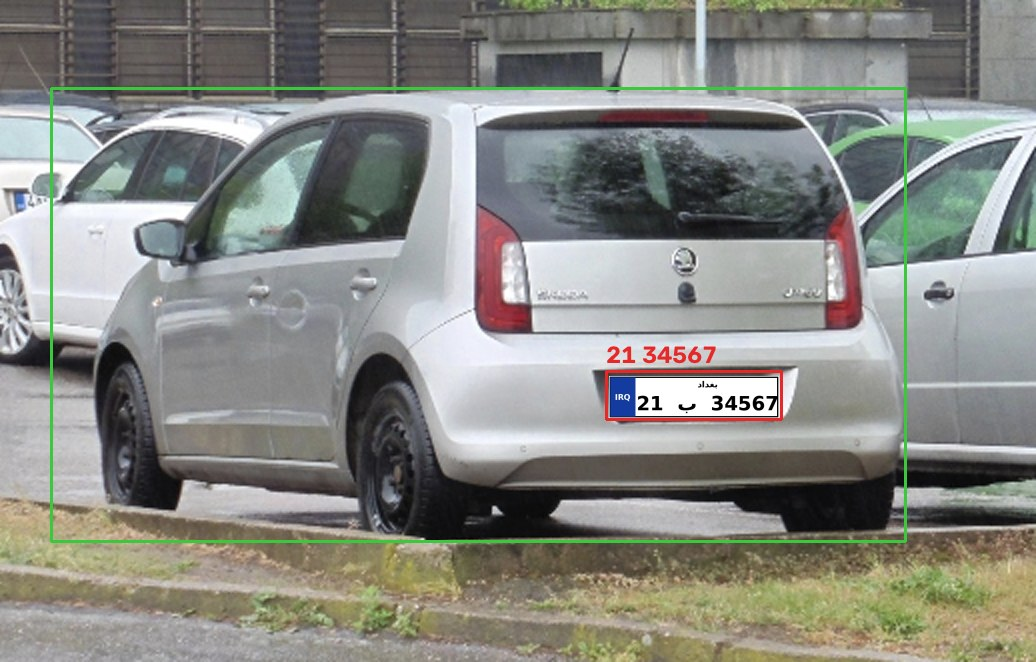
#> input picture examples/arabic_plate_search/001_frame.jpg, 1036 x 662 px
$ python make_plate_sample.py ../examples/arabic_plate_search/001_frame.jpg ../examples/arabic_plate_search/001_plate.jpg
#> lines starting #> are read from the running program, lines starting #| are printed output that depends on the picture; after the words box and inside, x2 and y2 are one past the last pixel; in counts of white or black regions, pixels touching at a corner belong together
"""Build a synthetic 'DVR' clip: a car with a readable plate drives past twice.

    python tests/make_plate_sample.py car.png out.mp4
"""
import sys

import cv2
import numpy as np

car_path, out = sys.argv[1], sys.argv[2]
car = cv2.imread(car_path)
#> car is the input picture: shape (662, 1036, 3); mean B, G, R 131.4, 137.6, 136.3
W, H, FPS, SECONDS = 1280, 720, 25, 60
passes = [(5.0, 9.0), (40.0, 44.0)]  # seconds when the car is in view
rng = np.random.default_rng(0)
bg = np.full((H, W, 3), 90, np.uint8)
cv2.rectangle(bg, (0, 380), (W, H), (60, 60, 60), -1)
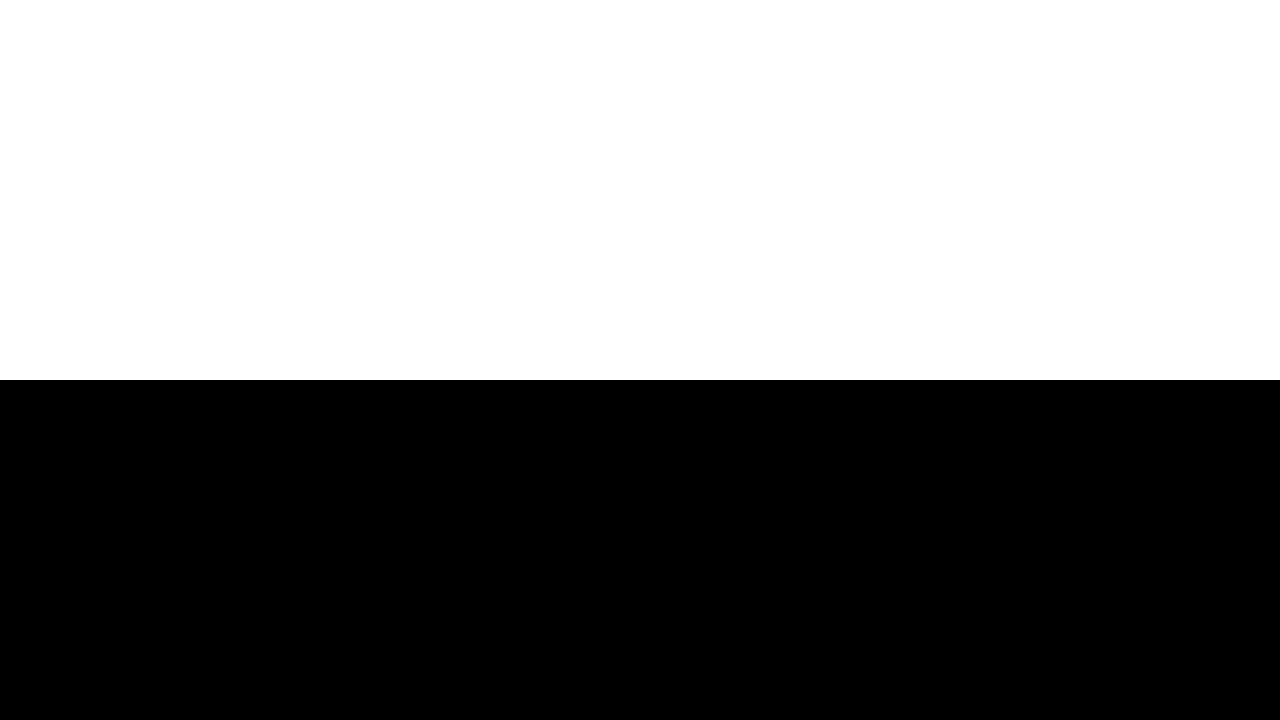
#> bg: shape (720, 1280, 3); values 60 (black) and 90 (white), 52.8% white; 1 black region, box (x1, y1, x2, y2) and area: (0, 380, 1280, 720) 435200
vw = cv2.VideoWriter(out, cv2.VideoWriter_fourcc(*"mp4v"), FPS, (W, H))
scale = 1.4
c = cv2.resize(car, None, fx=scale, fy=scale)
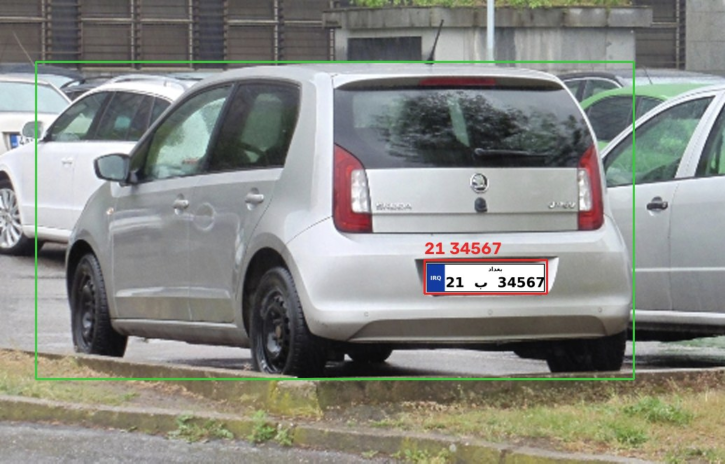
#> c: shape (927, 1450, 3) (shown at 1/2 size); mean B, G, R 131.3, 137.5, 136.2
for i in range(FPS * SECONDS):
    t = i / FPS
    f = bg.copy()
    for a, b in passes:
        if a <= t <= b:
            x = int(-c.shape[1] + (W + c.shape[1]) * (t - a) / (b - a))
            y = 180
            x0, x1 = max(0, x), min(W, x + c.shape[1])
            if x1 > x0:
#> (the run stopped early here; a loop or call above may not have finished)
